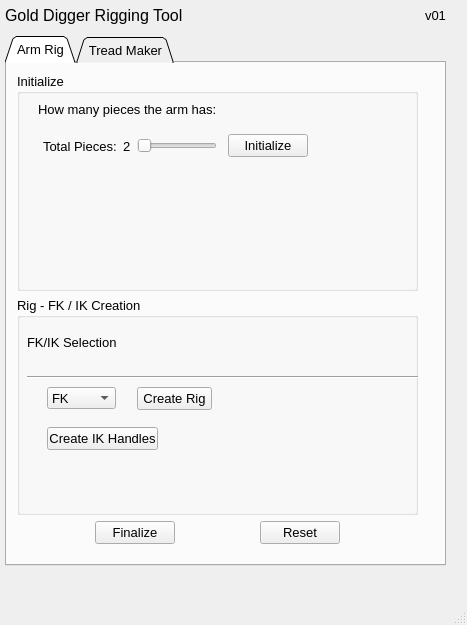
<?xml version="1.0" encoding="UTF-8"?>
<ui version="4.0">
 <class>MainWindow</class>
 <widget class="QMainWindow" name="MainWindow">
  <property name="geometry">
   <rect>
    <x>0</x>
    <y>0</y>
    <width>467</width>
    <height>625</height>
   </rect>
  </property>
  <property name="font">
   <font>
    <pointsize>10</pointsize>
   </font>
  </property>
  <property name="windowTitle">
   <string>MainWindow</string>
  </property>
  <widget class="QWidget" name="centralwidget">
   <widget class="QWidget" name="layoutWidget">
    <property name="geometry">
     <rect>
      <x>0</x>
      <y>0</y>
      <width>451</width>
      <height>571</height>
     </rect>
    </property>
    <layout class="QVBoxLayout" name="MasterLayout_VLayout">
     <property name="leftMargin">
      <number>5</number>
     </property>
     <property name="topMargin">
      <number>5</number>
     </property>
     <property name="rightMargin">
      <number>5</number>
     </property>
     <property name="bottomMargin">
      <number>5</number>
     </property>
     <item>
      <layout class="QHBoxLayout" name="RiggingToolTitleHBoxLayout">
       <property name="bottomMargin">
        <number>5</number>
       </property>
       <item>
        <widget class="QLabel" name="label_master_tool_title">
         <property name="font">
          <font>
           <pointsize>12</pointsize>
          </font>
         </property>
         <property name="text">
          <string>Gold Digger Rigging Tool</string>
         </property>
        </widget>
       </item>
       <item>
        <spacer name="spacer_tool_title">
         <property name="orientation">
          <enum>Qt::Horizontal</enum>
         </property>
         <property name="sizeHint" stdset="0">
          <size>
           <width>118</width>
           <height>20</height>
          </size>
         </property>
        </spacer>
       </item>
       <item>
        <widget class="QLabel" name="label_tool_ver">
         <property name="font">
          <font>
           <pointsize>10</pointsize>
          </font>
         </property>
         <property name="text">
          <string>v01</string>
         </property>
        </widget>
       </item>
      </layout>
     </item>
     <item>
      <widget class="QTabWidget" name="rigging_tool_tabwidget">
       <property name="autoFillBackground">
        <bool>false</bool>
       </property>
       <property name="tabShape">
        <enum>QTabWidget::Triangular</enum>
       </property>
       <property name="currentIndex">
        <number>0</number>
       </property>
       <widget class="QWidget" name="tab_arm_rig_widget">
        <attribute name="title">
         <string>Arm Rig</string>
        </attribute>
        <widget class="QWidget" name="layoutWidget">
         <property name="geometry">
          <rect>
           <x>0</x>
           <y>0</y>
           <width>421</width>
           <height>481</height>
          </rect>
         </property>
         <layout class="QVBoxLayout" name="arm_rig_master_layout">
          <property name="leftMargin">
           <number>10</number>
          </property>
          <property name="topMargin">
           <number>10</number>
          </property>
          <property name="rightMargin">
           <number>10</number>
          </property>
          <item>
           <widget class="QGroupBox" name="initialize_groupBox">
            <property name="font">
             <font>
              <pointsize>10</pointsize>
              <weight>50</weight>
              <italic>false</italic>
              <bold>false</bold>
             </font>
            </property>
            <property name="autoFillBackground">
             <bool>false</bool>
            </property>
            <property name="title">
             <string>Initialize</string>
            </property>
            <widget class="QLabel" name="l_arm_rig">
             <property name="geometry">
              <rect>
               <x>21</x>
               <y>21</y>
               <width>271</width>
               <height>31</height>
              </rect>
             </property>
             <property name="font">
              <font>
               <pointsize>10</pointsize>
               <weight>50</weight>
               <italic>false</italic>
               <bold>false</bold>
              </font>
             </property>
             <property name="autoFillBackground">
              <bool>false</bool>
             </property>
             <property name="frameShape">
              <enum>QFrame::NoFrame</enum>
             </property>
             <property name="lineWidth">
              <number>2</number>
             </property>
             <property name="text">
              <string>How many pieces the arm has:</string>
             </property>
             <property name="scaledContents">
              <bool>false</bool>
             </property>
             <property name="margin">
              <number>0</number>
             </property>
            </widget>
            <widget class="QWidget" name="layoutWidget">
             <property name="geometry">
              <rect>
               <x>21</x>
               <y>56</y>
               <width>270</width>
               <height>34</height>
              </rect>
             </property>
             <layout class="QHBoxLayout" name="horizontalLayout_2">
              <item>
               <layout class="QHBoxLayout" name="horizontalLayout">
                <property name="leftMargin">
                 <number>5</number>
                </property>
                <property name="topMargin">
                 <number>5</number>
                </property>
                <property name="rightMargin">
                 <number>5</number>
                </property>
                <property name="bottomMargin">
                 <number>5</number>
                </property>
                <item>
                 <widget class="QLabel" name="l_total_pieces">
                  <property name="sizeIncrement">
                   <size>
                    <width>0</width>
                    <height>0</height>
                   </size>
                  </property>
                  <property name="text">
                   <string>Total Pieces:</string>
                  </property>
                 </widget>
                </item>
                <item>
                 <widget class="QLabel" name="l_arm_pieces_value">
                  <property name="text">
                   <string>2</string>
                  </property>
                 </widget>
                </item>
                <item>
                 <widget class="QSlider" name="horizontalSlider">
                  <property name="enabled">
                   <bool>true</bool>
                  </property>
                  <property name="mouseTracking">
                   <bool>false</bool>
                  </property>
                  <property name="minimum">
                   <number>2</number>
                  </property>
                  <property name="value">
                   <number>2</number>
                  </property>
                  <property name="tracking">
                   <bool>true</bool>
                  </property>
                  <property name="orientation">
                   <enum>Qt::Horizontal</enum>
                  </property>
                  <property name="invertedControls">
                   <bool>false</bool>
                  </property>
                  <property name="tickPosition">
                   <enum>QSlider::NoTicks</enum>
                  </property>
                 </widget>
                </item>
               </layout>
              </item>
              <item>
               <widget class="QPushButton" name="btn_initialize">
                <property name="cursor">
                 <cursorShape>PointingHandCursor</cursorShape>
                </property>
                <property name="text">
                 <string>Initialize</string>
                </property>
               </widget>
              </item>
             </layout>
            </widget>
           </widget>
          </item>
          <item>
           <widget class="QGroupBox" name="rig_creatio_groupBox">
            <property name="autoFillBackground">
             <bool>false</bool>
            </property>
            <property name="title">
             <string>Rig - FK / IK Creation</string>
            </property>
            <widget class="Line" name="line_2">
             <property name="geometry">
              <rect>
               <x>10</x>
               <y>60</y>
               <width>401</width>
               <height>41</height>
              </rect>
             </property>
             <property name="orientation">
              <enum>Qt::Horizontal</enum>
             </property>
            </widget>
            <widget class="QLabel" name="l_arm_rig_2">
             <property name="geometry">
              <rect>
               <x>10</x>
               <y>30</y>
               <width>181</width>
               <height>31</height>
              </rect>
             </property>
             <property name="text">
              <string>FK/IK Selection</string>
             </property>
            </widget>
            <widget class="QComboBox" name="comboBox">
             <property name="geometry">
              <rect>
               <x>30</x>
               <y>90</y>
               <width>69</width>
               <height>22</height>
              </rect>
             </property>
             <property name="editable">
              <bool>false</bool>
             </property>
             <property name="currentText">
              <string>FK</string>
             </property>
             <item>
              <property name="text">
               <string>FK</string>
              </property>
             </item>
             <item>
              <property name="text">
               <string>IK</string>
              </property>
             </item>
            </widget>
            <widget class="QPushButton" name="pushButton_2">
             <property name="geometry">
              <rect>
               <x>120</x>
               <y>90</y>
               <width>75</width>
               <height>23</height>
              </rect>
             </property>
             <property name="cursor">
              <cursorShape>PointingHandCursor</cursorShape>
             </property>
             <property name="text">
              <string>Create Rig</string>
             </property>
            </widget>
            <widget class="QPushButton" name="pushButton_3">
             <property name="geometry">
              <rect>
               <x>30</x>
               <y>130</y>
               <width>111</width>
               <height>23</height>
              </rect>
             </property>
             <property name="cursor">
              <cursorShape>PointingHandCursor</cursorShape>
             </property>
             <property name="text">
              <string>Create IK Handles</string>
             </property>
            </widget>
           </widget>
          </item>
          <item>
           <layout class="QHBoxLayout" name="finalize_btn_layout">
            <item>
             <spacer name="horizontalSpacer_2">
              <property name="orientation">
               <enum>Qt::Horizontal</enum>
              </property>
              <property name="sizeHint" stdset="0">
               <size>
                <width>78</width>
                <height>20</height>
               </size>
              </property>
             </spacer>
            </item>
            <item>
             <widget class="QPushButton" name="pushButton_4">
              <property name="cursor">
               <cursorShape>PointingHandCursor</cursorShape>
              </property>
              <property name="text">
               <string>Finalize</string>
              </property>
             </widget>
            </item>
            <item>
             <spacer name="horizontalSpacer">
              <property name="orientation">
               <enum>Qt::Horizontal</enum>
              </property>
              <property name="sizeHint" stdset="0">
               <size>
                <width>78</width>
                <height>20</height>
               </size>
              </property>
             </spacer>
            </item>
            <item>
             <widget class="QPushButton" name="pushButton_5">
              <property name="cursor">
               <cursorShape>PointingHandCursor</cursorShape>
              </property>
              <property name="text">
               <string>Reset</string>
              </property>
             </widget>
            </item>
            <item>
             <spacer name="horizontalSpacer_3">
              <property name="orientation">
               <enum>Qt::Horizontal</enum>
              </property>
              <property name="sizeHint" stdset="0">
               <size>
                <width>78</width>
                <height>20</height>
               </size>
              </property>
             </spacer>
            </item>
           </layout>
          </item>
         </layout>
        </widget>
       </widget>
       <widget class="QWidget" name="tab_tread_maker">
        <attribute name="title">
         <string>Tread Maker</string>
        </attribute>
        <widget class="QLabel" name="l_tread_maker">
         <property name="geometry">
          <rect>
           <x>10</x>
           <y>10</y>
           <width>71</width>
           <height>16</height>
          </rect>
         </property>
         <property name="text">
          <string>TextLabel</string>
         </property>
        </widget>
       </widget>
      </widget>
     </item>
    </layout>
   </widget>
  </widget>
  <widget class="QMenuBar" name="menubar">
   <property name="geometry">
    <rect>
     <x>0</x>
     <y>0</y>
     <width>467</width>
     <height>29</height>
    </rect>
   </property>
  </widget>
  <widget class="QStatusBar" name="statusbar"/>
 </widget>
 <resources/>
 <connections/>
</ui>
